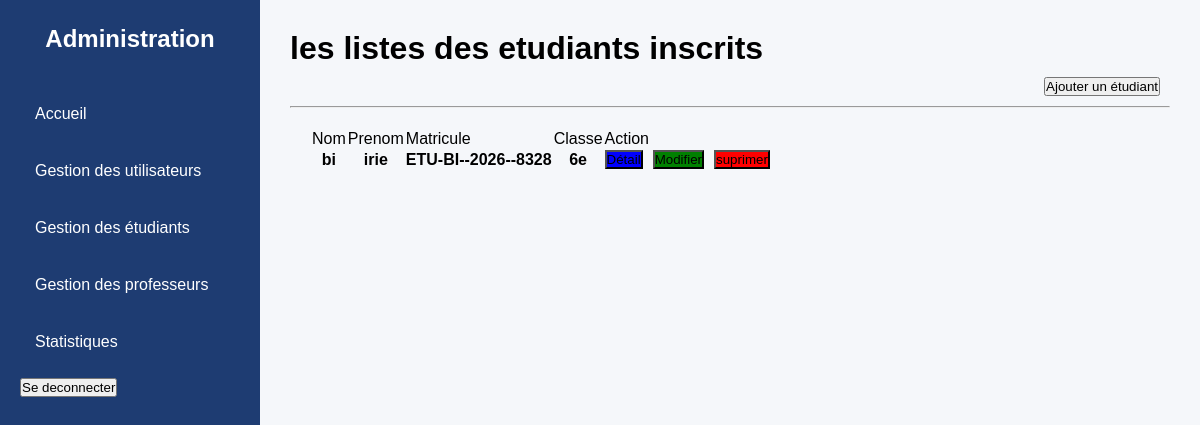
The app's page /liste_etu (signed in), older data.
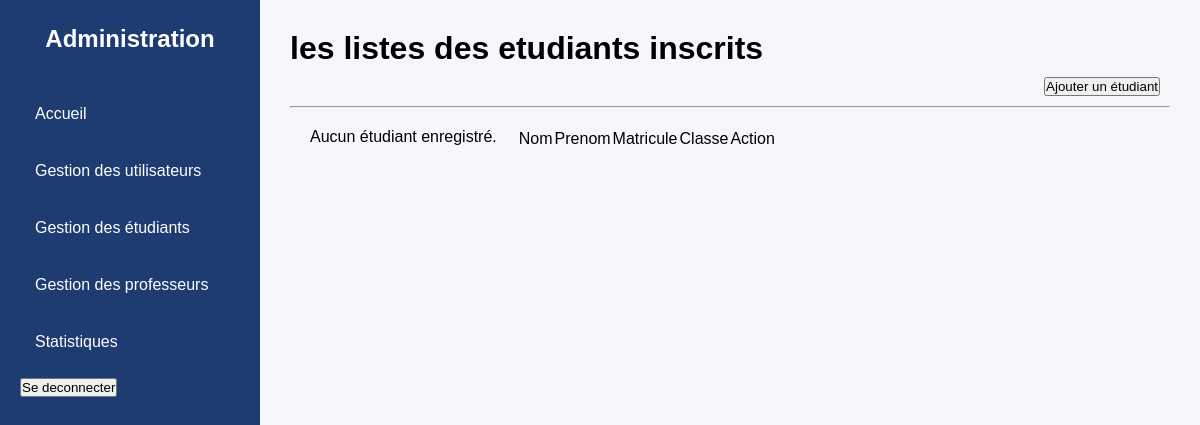
The same page, newer data.
### scolarite/models.py (models this page shows, shortened)
class Etudiant(models.Model):
    matricule = models.CharField(max_length=30, unique=True)
    nom       = models.CharField(max_length=100)
    prenom    = models.CharField(max_length=100)
    age       = models.IntegerField(default=0)
    classe    = models.ForeignKey(Classe,   on_delete=models.SET_NULL, null=True)
    id_user   = models.OneToOneField(Utilisateur, on_delete=models.CASCADE,
                                     related_name='etudiant', null=True)

class Classe(models.Model):
    nom_classe = models.CharField(max_length=10, unique=True)
    def __str__(self):
        return self.nom_classe

### scolarite/views.py (the view)
# urls.py: path('liste_etu',list_etudiant,name='liste_etu'),
@role_requis('admin')
def list_etudiant(request):
    etudiants = Etudiant.objects.all()
    context = {
        "etudiants": etudiants
    }
    return render(request, "scolarite/admin/liste_etud_registe.html", context)

### scolarite/views.py (called while the page is built)
def role_requis(role):
    def decorateur(vue):
        @wraps(vue)
        @login_required
        def wrapper(request, *args, **kwargs):
            if getattr(request.user, "role", None) != role:
                raise PermissionDenied("Vous n'avez pas l'autorisation d'accéder à cette page.")
            return vue(request, *args, **kwargs)
        return wrapper
    return decorateur

### scolarite/templates/scolarite/admin/liste_etud_registe.html
{% extends "scolarite/admin/base.html" %}
{% block content %}
<h1>les listes des etudiants inscrits</h1>
<form style="margin: 10px;display: flex; justify-content:right;" action="{% url 'ajouter_etudiant' %}" method="get">
    <button  type="submit">Ajouter un étudiant</button>
</form>
<hr>
<div style="display: flex; justify-content: space-between; margin: 20px;">
    <div style="display: flex; justify-content:center;gap: 20px;">
        <table>
            <thead>
                <td>Nom</td>
                <td>Prenom</td>
                <td>Matricule</td>
                <td>Classe</td>
                <td>Action</td>
            </thead>
            {% for etudiant in etudiants %}
            <tbody>
                <th><p>{{ etudiant.nom }}</p></th>
                <th><p>{{ etudiant.prenom }}</p></th>
                <th><p>{{ etudiant.matricule }}</p></th>
                <th><p>{{ etudiant.classe }}</p> </th>
                <th>
                    <div style="display: flex; gap: 10px;">
                        <form action="{% url 'detail_etudiant' etudiant.id %}" method="get">
                            <button style="background-color: blue ;" type="submit">Détail</button>
                        </form>
                        <form action="{% url 'modifier_etudiant' etudiant.id %}" method="get">
                            <button style="background-color: green" type="submit">Modifier</button>
                        </form>
                        <form action="{% url 'suprimer_etudiant' etudiant.id %}" method="get">
                            <button style="background-color: red;" type="submit">suprimer</button>
                        </form>
                    </div>
                </th>
            </tbody>
            {% empty %}
                <p>Aucun étudiant enregistré.</p>
            {% endfor %}
        </table>
    </div>
</div>
{% endblock %}

Row changes from the older to the newer data that the page shows:
removed Etudiant: nom "bi", prenom "irie", matricule "ETU-BI--2026--8328", classe "6e"
Text that changed along with them:
text now shown: "Aucun étudiant enregistré."
